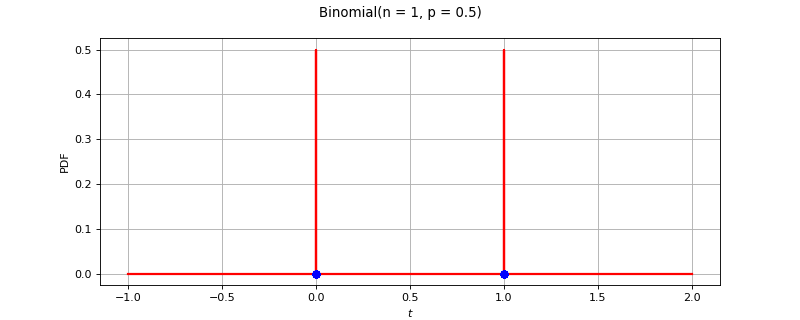

This chart was generated by the following Python code:
import openturns as ot
from matplotlib import pyplot as plt
from openturns.viewer import View
ot.RandomGenerator.SetSeed(0)
factory = ot.BinomialFactory()
ref = factory.build()
dimension = ref.getDimension()
if dimension <= 2:
    sample = ref.getSample(50)
    distribution = factory.build(sample)
    if dimension == 1:
        distribution.setDescription(['$t$'])
        pdf_graph = distribution.drawPDF(256)
        cloud = ot.Cloud(sample, ot.Sample(sample.getSize(), 1))
        cloud.setColor('blue')
        cloud.setPointStyle('fcircle')
        pdf_graph.add(cloud)
        pdf_graph.setTitle(str(distribution))
        fig = plt.figure(figsize=(10, 4))
        pdf_axis = fig.add_subplot(111)
        View(pdf_graph, figure=fig, axes=[pdf_axis], add_legend=False)
    else:
        sample = ref.getSample(500)
        distribution.setDescription(['$t_0$', '$t_1$'])
        pdf_graph = distribution.drawPDF([256]*2)
        cloud = ot.Cloud(sample)
        cloud.setColor('red')
        cloud.setPointStyle('fcircle')
        pdf_graph.add(cloud)
        pdf_graph.setTitle(str(distribution))
        fig = plt.figure(figsize=(10, 4))
        pdf_axis = fig.add_subplot(111)
        View(pdf_graph, figure=fig, axes=[pdf_axis], add_legend=False, square_axes=True)
